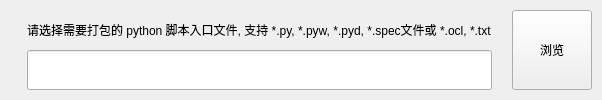
            <widget class="QWidget" name="wdg_input_py_file_path" native="true">
             <property name="sizePolicy">
              <sizepolicy hsizetype="Expanding" vsizetype="Expanding">
               <horstretch>0</horstretch>
               <verstretch>20</verstretch>
              </sizepolicy>
             </property>
             <property name="wdg_group" stdset="0">
              <string>area_widget</string>
             </property>
             <layout class="QHBoxLayout" name="horizontalLayout_11">
              <property name="spacing">
               <number>10</number>
              </property>
              <property name="leftMargin">
               <number>10</number>
              </property>
              <property name="topMargin">
               <number>10</number>
              </property>
              <property name="rightMargin">
               <number>10</number>
              </property>
              <property name="bottomMargin">
               <number>10</number>
              </property>
              <item>
               <widget class="QLabel" name="lb_input_py_file_icon">
                <property name="sizePolicy">
                 <sizepolicy hsizetype="Expanding" vsizetype="Expanding">
                  <horstretch>10</horstretch>
                  <verstretch>0</verstretch>
                 </sizepolicy>
                </property>
                <property name="text">
                 <string/>
                </property>
               </widget>
              </item>
              <item>
               <widget class="QWidget" name="widget_9" native="true">
                <property name="sizePolicy">
                 <sizepolicy hsizetype="Expanding" vsizetype="Expanding">
                  <horstretch>100</horstretch>
                  <verstretch>0</verstretch>
                 </sizepolicy>
                </property>
                <layout class="QVBoxLayout" name="verticalLayout_4">
                 <property name="spacing">
                  <number>0</number>
                 </property>
                 <property name="leftMargin">
                  <number>0</number>
                 </property>
                 <property name="topMargin">
                  <number>0</number>
                 </property>
                 <property name="rightMargin">
                  <number>0</number>
                 </property>
                 <property name="bottomMargin">
                  <number>0</number>
                 </property>
                 <item>
                  <widget class="QLabel" name="lb_input_py_file_path">
                   <property name="sizePolicy">
                    <sizepolicy hsizetype="Expanding" vsizetype="Expanding">
                     <horstretch>0</horstretch>
                     <verstretch>0</verstretch>
                    </sizepolicy>
                   </property>
                   <property name="text">
                    <string>请选择需要打包的 python 脚本入口文件, 支持 *.py, *.pyw, *.pyd, *.spec文件或 *.ocl, *.txt</string>
                   </property>
                  </widget>
                 </item>
                 <item>
                  <widget class="QLineEdit" name="le_input_py_file_path">
                   <property name="sizePolicy">
                    <sizepolicy hsizetype="Expanding" vsizetype="Expanding">
                     <horstretch>0</horstretch>
                     <verstretch>0</verstretch>
                    </sizepolicy>
                   </property>
                  </widget>
                 </item>
                </layout>
               </widget>
              </item>
              <item>
               <widget class="QWidget" name="widget_8" native="true">
                <property name="sizePolicy">
                 <sizepolicy hsizetype="Expanding" vsizetype="Expanding">
                  <horstretch>4</horstretch>
                  <verstretch>0</verstretch>
                 </sizepolicy>
                </property>
               </widget>
              </item>
              <item>
               <widget class="QPushButton" name="pb_input_py_file_browser">
                <property name="sizePolicy">
                 <sizepolicy hsizetype="Expanding" vsizetype="Expanding">
                  <horstretch>10</horstretch>
                  <verstretch>0</verstretch>
                 </sizepolicy>
                </property>
                <property name="cursor">
                 <cursorShape>PointingHandCursor</cursorShape>
                </property>
                <property name="text">
                 <string>浏览</string>
                </property>
               </widget>
              </item>
             </layout>
            </widget>
